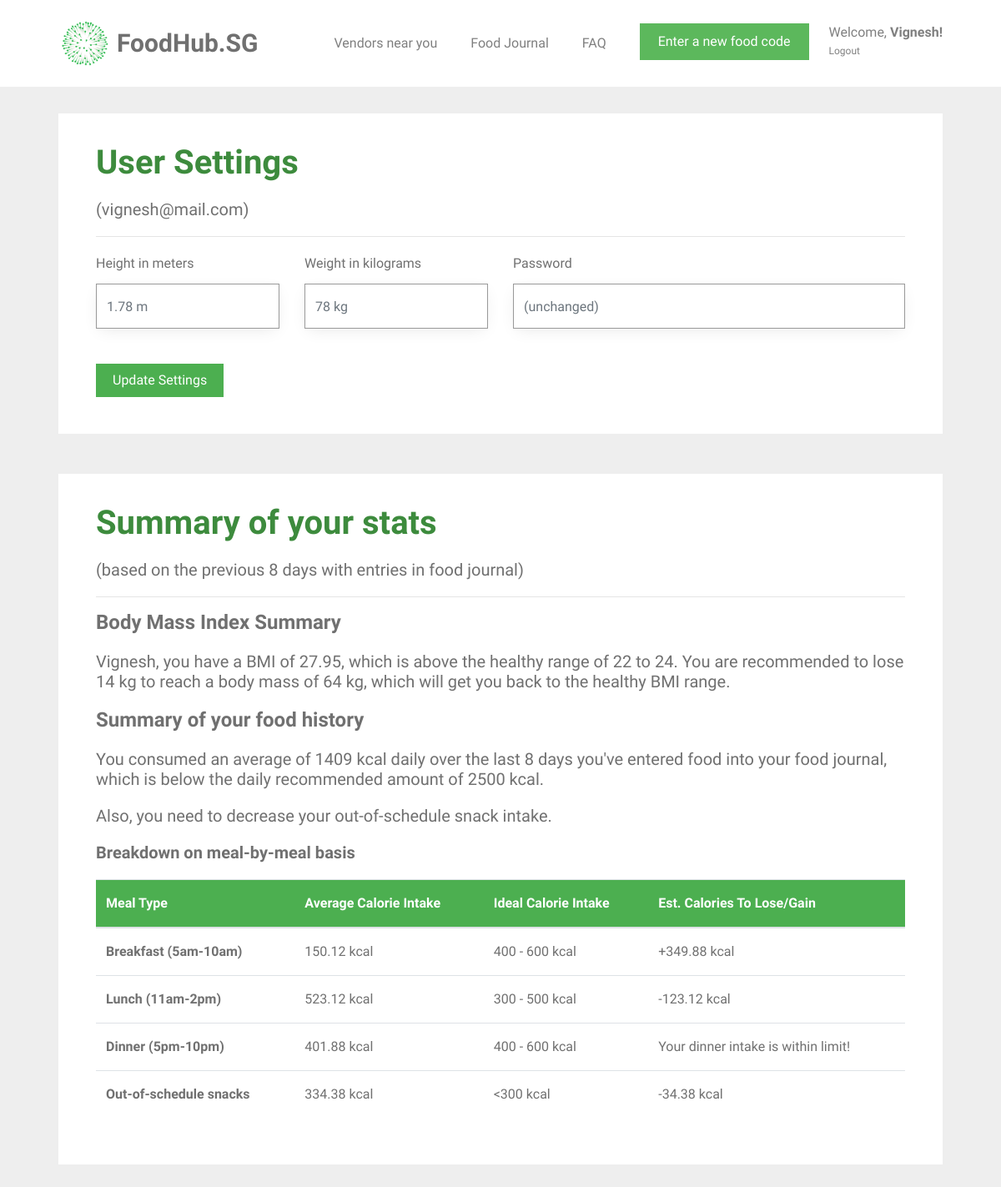
Page /user_settings (signed in) on the committed database.
### tables this page shows
CREATE TABLE user (
  id INTEGER PRIMARY KEY AUTOINCREMENT,
  name TEXT NOT NULL,
  email VARCHAR(512) UNIQUE NOT NULL,
  password TEXT NOT NULL,
  height INTEGER NOT NULL,
  weight INTEGER NOT NULL
);

### foodhubsg/user.py (the view, shortened to what this page needs)
@bp.route('/user_settings', methods=('GET', 'POST'))
@login_required
def user_settings():
    db = get_db()
    food_items = db.execute(
        'SELECT f.id, creator_id, food_name, created, calories, food_code, email'
        ' FROM food_entry f JOIN user u ON f.creator_id = u.id'
        ' WHERE f.creator_id = ? AND DATE(f.created) IN'
        ' (SELECT DISTINCT DATE(created) FROM food_entry WHERE NOT date(f.created) = date("now")'
        ' ORDER BY datetime(created) DESC LIMIT 8)'
        ' ORDER BY datetime(created) DESC',
        (g.user['id'],),
    ).fetchall()
    users = db.execute(
        'SELECT id, name, email, password, height, weight'
        ' FROM user'
        ' WHERE id = ?',
        (g.user['id'],),
    ).fetchall()
    for user in users:
        id = user['id']
        name = user['name']
        weight = user['weight']
        height = user['height']
        email = user['email']
        password = user['password']
    bmi = weight / height ** height
    bmi = round(bmi, 2)
    all_dates = []
    food_dates = []
    calories_list = []
    breakfast_list = []
    lunch_list = []
    dinner_list = []
    snack_list = []
    user_average_calories = 0
    number_of_days = 0
    average_breakfast_calories = 0
    average_lunch_calories = 0
    average_dinner_calories = 0
    average_snack_calories = 0
    calories_statement = None
    snack_message = None
    ideal_weight = weight
    password_placeholder = "(unchanged)"
    if food_items == []:
        food_exists = 0
    else:
        food_exists = 1
    for food in food_items:
        food_date = food['created'].strftime('%d-%m-%y')
        all_dates.append(food_date)
    all_dates = remove_duplicates(all_dates)
    for date in all_dates:
        current_date_food = []
        current_date_calories = []
        for food in food_items:
            if date == food['created'].strftime('%d-%m-%y'):
                current_date_food.append(food)
                current_date_calories.append(food['calories'])
            else:
                continue
        food_dates.append(current_date_food)
        current_date_calories = sum(current_date_calories)
        calories_list.append(current_date_calories)
    number_of_days = len(food_dates)
    user_average_calories = int(sum(calories_list) / number_of_days)
    for food in food_items:
        if 5 <= int(food['created'].strftime('%H')) <= 9:
            breakfast_list.append(food['calories'])
            average_breakfast_calories = round(sum(breakfast_list) / number_of_days, 2)
        elif 11 <= int(food['created'].strftime('%H')) <= 14:
            lunch_list.append(food['calories'])
            average_lunch_calories = round(sum(lunch_list) / number_of_days, 2)
        elif 17 <= int(food['created'].strftime('%H')) <= 21:
            dinner_list.append(food['calories'])
            average_dinner_calories = round(sum(dinner_list) / number_of_days, 2)
        else:
            snack_list.append(food['calories'])
            average_snack_calories = round(sum(snack_list) / number_of_days, 2)
    if bmi < 22:
        while ideal_weight / height ** height < 23:
            ideal_weight = ideal_weight + 1
        lose_weight = ideal_weight - weight
        bmi_statement = "{0}, you have a BMI of {1}, which is below the healthy range of 22 to 24. You are recommended " \
                        "to gain {2} kg to reach a body mass of {3} kg, which will get you back to the healthy BMI range." \
                        .format(name, bmi, lose_weight, ideal_weight)
    elif 22 < bmi < 24:
        bmi_statement = "{0}, you have a BMI of {1}, which is exactly within the healthy BMI range. " \
                        "Keep it up!".format(name, bmi)
    elif bmi > 24:
        while ideal_weight / height ** height > 23:
            ideal_weight = ideal_weight - 1
        lose_weight = weight - ideal_weight
        bmi_statement = "{0}, you have a BMI of {1}, which is above the healthy range of 22 to 24. You are recommended " \
                        "to lose {2} kg to reach a body mass of {3} kg, which will get you back to the healthy BMI range." \
                        .format(name, bmi, lose_weight, ideal_weight)
    if user_average_calories:
        if user_average_calories < 2000:
            calories_statement = "You consumed an average of {0} kcal daily over the last {1} days you've entered food " \
                                 "into your food journal, which is below the daily recommended amount of 2500 kcal."\
                                .format(user_average_calories, number_of_days)
        elif 2000 <= user_average_calories <= 3000:
            calories_statement = "You consumed an average of {0} kcal daily over the {1} days you've entered food, " \
                                 "into your food journal, which is within the daily recommended amount, so keep following your current diet." \
                                .format(user_average_calories, number_of_days)
        elif user_average_calories > 3000:
            calories_statement = "You consumed an average of {} kcal daily over the last {} days you've entered food, " \
                                 "which is above the daily recommended amount of 2500 kcal." \
                                .format(user_average_calories, number_of_days)
    if average_snack_calories:
        if average_snack_calories > 300:
            snack_message = "Also, you need to decrease your out-of-schedule snack intake."
    return render_template('user/user_settings.html',
                           name=name, weight=weight, height=height, email=email, password=password, bmi_statement=bmi_statement,
                           calories_statement=calories_statement, number_of_days=number_of_days,
                           food_exists=food_exists, password_placeholder=password_placeholder, snack_message=snack_message,
                           average_breakfast_calories=average_breakfast_calories, average_lunch_calories=average_lunch_calories,
                           average_dinner_calories=average_dinner_calories, average_snack_calories=average_snack_calories)

### foodhubsg/templates/user/user_settings.html (shortened to what this page needs)
{% extends 'base.html' %}
{% block content %}
<div id="colorlib-container">
    <div class="container">
        <div class="box1">
        <div class="row row-pb-md">
            <div class="col-md-12">
                <header>
                    <h1 class="font_color"><b>User Settings</b></h1>
                    <h5>({{ email }})</h5>
                    <hr>
                </header>
                <form method="post">
                    <div class="row form-group">
                        <div class="col-md-3">
                            <label>Height in meters</label>
                            <input name="height" id="height" type="number" step="0.01" class="form-control delprefix" value="{{ request.form['height'] }}" placeholder="{{ g.user['height'] }} m">
                        </div>
                        <div class="col-md-3">
                            <label>Weight in kilograms</label>
                            <input name="weight" id="weight" type="number" step="0.01" class="form-control delprefix" value="{{ request.form['weight'] }}" placeholder="{{ g.user['weight'] }} kg">
                        </div>
                        <div class="col-md-6 new-password">
                            <label>Password</label>
                            <input name="password" id="password" type="password" class="form-control delprefix" placeholder="{{ password_placeholder }}">
                        </div>
                    </div>
                    <br>
                    <input type="submit" value="Update Settings" class="btn btn-primary" style="background-color: #4CAF50;">
                </form>
            </div>
        </div>
        </div>
        <div class="box1">
        <div class="row row-pb-md">
            <div class="col-md-12">
                <header id="summary-header">
                    <h1 class="font_color"><b>Summary of your stats</b></h1>
                    {% if number_of_days == 0 %}
                    {% else %}
                        <h5>(based on the previous {{ number_of_days }} days with entries in food journal)</h5>
                    {% endif %}
                    <hr>
                </header>
                <h4><b>Body Mass Index Summary</b></h4>
                <h5>{{ bmi_statement }}</h5>
                <h4><b>Summary of your food history</b></h4>
                {% if food_exists == 0 %}
                    <h5>You have not added enough food to your journal to generate a summary. Keep adding more food!</h5>
                {% else %}
                    <h5>{{ calories_statement }}</h5>
                    <h5>{{ snack_message }}</h5>
                <h5><b>Breakdown on meal-by-meal basis</b></h5>
                    <table class="table">
                        <thead class="thead-green">
                            <tr>
                                <th scope="col">Meal Type</th>
                                <th scope="col">Average Calorie Intake</th>
                                <th scope="col">Ideal Calorie Intake</th>
                                <th scope="col">Est. Calories To Lose/Gain</th>
                            </tr>
                        </thead>
                        <tbody>
                        <tr>
                          <th scope="row">Breakfast (5am-10am)</th>
                          <td>{{ average_breakfast_calories }} kcal</td>
                          <td>400 - 600 kcal</td>
                          <td>
                              {% if average_breakfast_calories < 400 %}
                                  +{{ (average_breakfast_calories - 500)|round(2)|abs }} kcal
                              {% elif average_breakfast_calories > 600 %}
                                  -{{ (average_breakfast_calories - 500)|round(2)|abs }} kcal
                              {% else %}
                                  Your breakfast intake is within limit!
                              {% endif %}
                          </td>
                        </tr>
                        <tr>
                          <th scope="row">Lunch (11am-2pm)</th>
                          <td>{{ average_lunch_calories }} kcal</td>
                          <td>300 - 500 kcal</td>
                          <td>
                              {% if average_lunch_calories < 300 %}
                                  +{{ (average_lunch_calories - 400)|round(2)|abs }} kcal
                              {% elif average_lunch_calories > 500 %}
                                  -{{ (average_lunch_calories - 400)|round(2)|abs }} kcal
                              {% else %}
                                  Your lunch intake is within limit!
                              {% endif %}
                          </td>
                        </tr>
                        <tr>
                          <th scope="row">Dinner (5pm-10pm)</th>
                          <td>{{ average_dinner_calories }} kcal</td>
                          <td>400 - 600 kcal</td>
                          <td>
                              {% if average_dinner_calories < 400 %}
                                  +{{ (average_dinner_calories - 500)|round(2)|abs }} kcal
                              {% elif average_dinner_calories > 600 %}
                                  -{{ (average_dinner_calories - 500)|round(2)|abs }} kcal
                              {% else %}
                                  Your dinner intake is within limit!
                              {% endif %}
                          </td>
                        </tr>
                        <tr>
                          <th scope="row">Out-of-schedule snacks</th>
                          <td>{{ average_snack_calories }} kcal</td>
                          <td><300 kcal</td>
                          <td>
                              {% if (average_snack_calories - 300)|float < 0.0 %}
                                  +{{ (average_snack_calories - 300)|round(2)|abs }} kcal
                              {% else %}
                                  -{{ (average_snack_calories - 300)|round(2)|abs }} kcal
                              {% endif %}
                          </td>
                        </tr>
                      </tbody>
                    </table>
                {% endif %}
            </div>
        </div>
        </div>
    </div>
</div>
{% endblock %}

### foodhubsg/templates/base.html (shortened to what this page needs)
<!doctype html>
<link rel="stylesheet" href="https://cdnjs.cloudflare.com/ajax/libs/font-awesome/4.7.0/css/font-awesome.min.css">
<link rel="stylesheet" href="https://stackpath.bootstrapcdn.com/bootstrap/4.1.3/css/bootstrap.min.css">
<link rel="stylesheet" href="../static/css/animate.css">
<link rel="stylesheet" href="../static/css/icomoon.css">
<link rel="stylesheet" href="../static/css/magnific-popup.css">
<link rel="stylesheet" href="../static/css/flexslider.css">
<link rel="stylesheet" href="../static/css/owl.carousel.min.css">
<link rel="stylesheet" href="../static/css/owl.theme.default.min.css">
<link rel="stylesheet" href="../static/css/style.css">
    {% block navbar %}
        <nav class="navbar navbar-light bg-white">
            <div class="container">
                <a class="navbar-brand" href="{{ url_for('index') }}">
                    <img src="../static/images/healthhub-logo.png" width="65px" height="60px" class="d-inline-block align-top" alt="FoodHub.SG Logo">
                    <span id="webname">FoodHub.SG</span>
                </a>
                {% if g.user %}
                    <ul class="navbar-nav ml-auto">
                        <li class="nav-item">
                            <a class="nav-link" href="{{ url_for('vendors.vendors') }}">Vendors near you</a>
                        </li>
                        <li class="nav-item">
                            <a class="nav-link" href="{{ url_for('food.food_journal') }}">Food Journal</a>
                        </li>
                        <li class="nav-item">
                            <a class="nav-link" href="{{ url_for('user.faq') }}">FAQ</a>
                        </li>
                        <li class="nav-item">
                            <a href="{{ url_for('food.food_journal') }}"><button type="button" class="btn btn-success">Enter a new food code</button></a>
                        </li>
                        <li class="nav-item settings nav-link">
                            <a class="nav-link" id="settings-link" href="{{ url_for('user.user_settings')}}">
                                Welcome, <span id="nav-name">{{ g.user['name'] }}!</span>
                            </a>
                            <a class="nav-link" id="logout-link" href="{{ url_for('auth.logout') }}">
                                Logout
                            </a>
                        </li>
                    </ul>
                {% endif %}
                {% endblock %}
            </div>
        </nav>
<section class="content">
    {% block content %}{% endblock %}
</section>

### rows in the picture
user: user.name "Vignesh", email "vignesh@mail.com", height "1.78 m", weight "78 kg"

### other values in the picture
{{ number_of_days }} "8"
{{ bmi_statement }} "Vignesh, you have a BMI of 27.95, which is above the healthy range of 22 to 24. You are recommended to lose 14 kg to reach a body mass of 64 kg, which will get you back to the healthy BMI range."
{{ calories_statement }} "You consumed an average of 1409 kcal daily over the last 8 days you've entered food into your food journal, which is below the daily recommended amount of 2500 kcal."
{{ snack_message }} "Also, you need to decrease your out-of-schedule snack intake."
{{ average_breakfast_calories }} "150.12"
{{ (average_breakfast_calories - 500)|round(2)|abs }} "349.88"
{{ average_lunch_calories }} "523.12"
{{ (average_lunch_calories - 400)|round(2)|abs }} "123.12"
{{ average_dinner_calories }} "401.88"
{{ average_snack_calories }} "334.38"
{{ (average_snack_calories - 300)|round(2)|abs }} "34.38"
